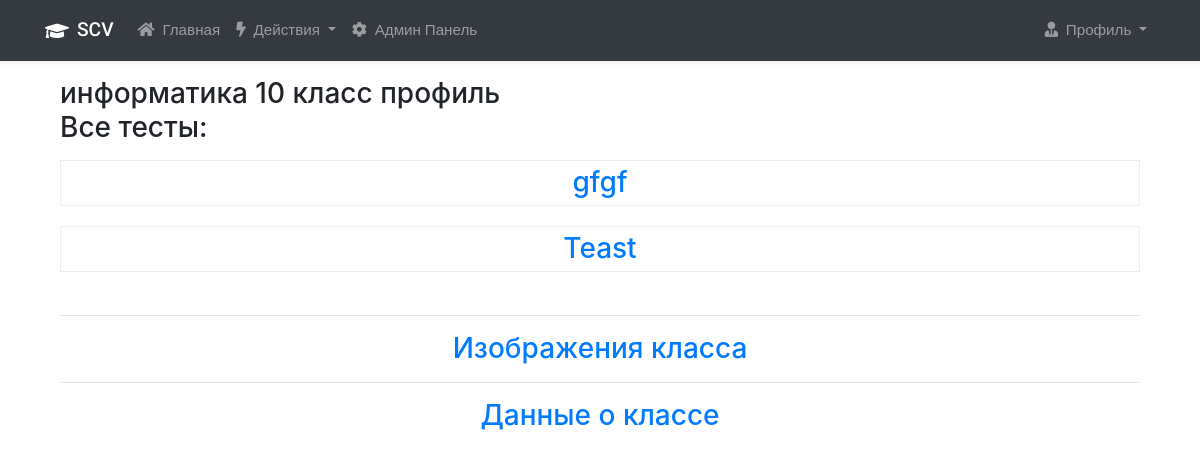
The app's page /teachers/show_tests/12 (signed in), older data.
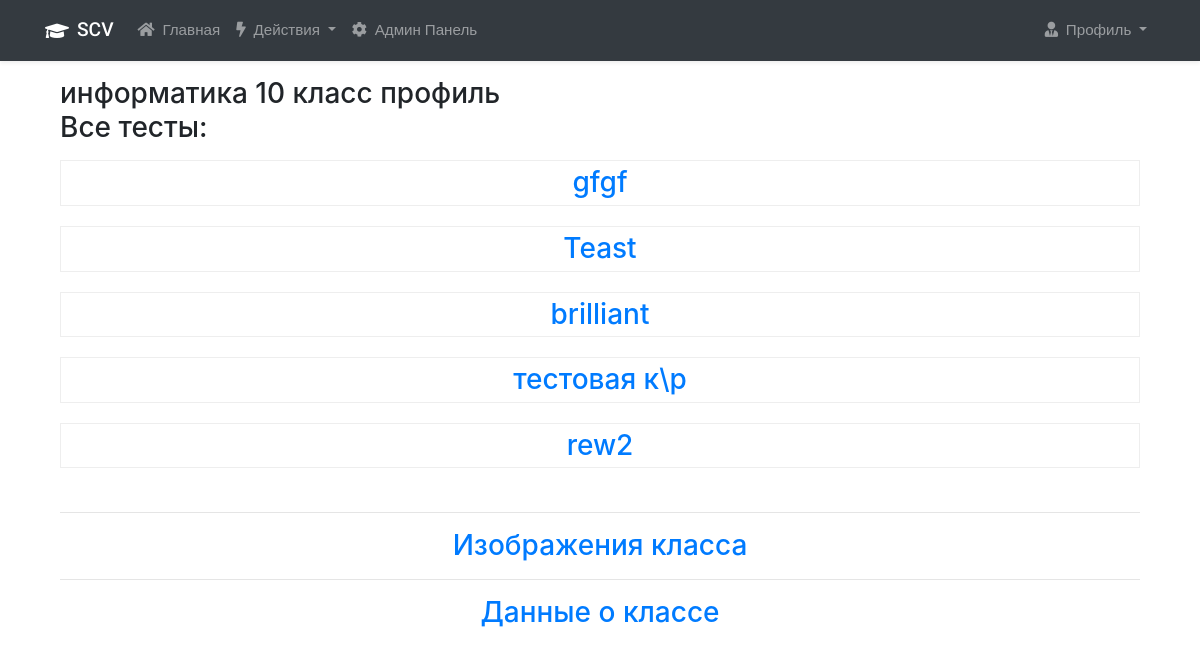
The same page, newer data.
### teacher_app/models.py (models this page shows, shortened)
class TestNewFormat(models.Model):
    title = models.CharField(max_length=255, verbose_name="Название теста", unique=True)
    group = models.ForeignKey(Group, on_delete=models.CASCADE, verbose_name="Группа")
    file_with_tasks = models.FileField(upload_to='files_with_tasks', max_length=254, verbose_name="Файл с заданиями")
    number_of_inputs = models.IntegerField(verbose_name="Кол-во полей ввода в тесте")
    file_with_answers = models.FileField(upload_to='files_with_answers', max_length=254, verbose_name="Файл с ответами")
    number_of_attempts = models.IntegerField(blank=True, default=1, verbose_name="Количество попыток")
    count_right_answers = models.IntegerField(blank=True, null=True, verbose_name="Количество верных ответов")
    is_complete = models.BooleanField(default=False, verbose_name="Завершён ли тест")
    input_with_number_task = models.CharField(max_length=255, null=True, blank=True)    # порядок именования инпутов (соотношение их с номерами заданий)
    is_show_answers = models.BooleanField(default=False, verbose_name="Показывать ответы")
    class Meta:
        verbose_name = 'Тест нового образца'
        verbose_name_plural = 'Тесты нового образца'

### teacher_app/views.py (the view)
# urls.py: path('show_tests/<int:class_id>', views.show_tests, name='show-tests'),
@login_required()
def show_tests(request: HttpRequest, class_id: int):
    tests = []
    [tests.append(test.title) for test in Test.objects.filter(group_id=class_id)]
    [tests.append(test.title) for test in TestNewFormat.objects.filter(group_id=class_id)]
    first_user = get_users_in_group(class_id)[0]
    user_group = get_user_groups(first_user)[0]
    class_name = Group.objects.get(pk=user_group)
    context = {
        'title': 'Тесты',
        'tests': [t.replace("/", "\\") for t in tests],
        'class_id': class_id,
        'class_name': class_name,
        'active_block': 'Мои классы',
    }
    return render(request, 'teacher_app/show_tests.html', context=context)

### teacher_app/views.py (called while the page is built)
def get_users_in_group(group_id):
    try:
        group = Group.objects.get(id=group_id)
        users = group.user_set.all()
        return users
    except ObjectDoesNotExist:
        return None

### utils/utils.py (called while the page is built)
def get_user_groups(user):
    return [group.id for group in user.groups.all()]

### teacher_app/templates/teacher_app/show_tests.html
{% extends 'base-special.html' %}
{% block main %}
<div class="h3">{{ class_name }}<div>
<div class="h3 mb-3">Все тесты:</div>
{% if tests %}
<div style="text-align: center;">
    <ul style="display: inline-block; padding: 0; margin: 0;">
    {% for test in tests %}
        <table class="table">
            <thead>
                <tr>
                    <td class="text-center">
                        <a href="{% url 'show-result-detail' class_id test %}">{{ test }}</a>
                    </td>
                </tr>
            </thead>
        </table>
    {% endfor %}
    </ul>
    {% else %}
    <h2>Пока нет тестов</h2>
    {% endif %}
    <div class="text-center">
        <hr>
        <a href="{% url 'show-user-images' class_id %}">Изображения класса</a>
    </div>
    <div class="text-center">
        <hr>
        <a href="{% url 'show-data-users' class_id %}">Данные о классе</a>
    </div>
</div>
{% endblock %}

Row changes from the older to the newer data that the page shows:
added TestNewFormat: tests "brilliant"
added TestNewFormat: tests "rew2"
Text that changed along with them:
new list line: "тестовая к\\р"
